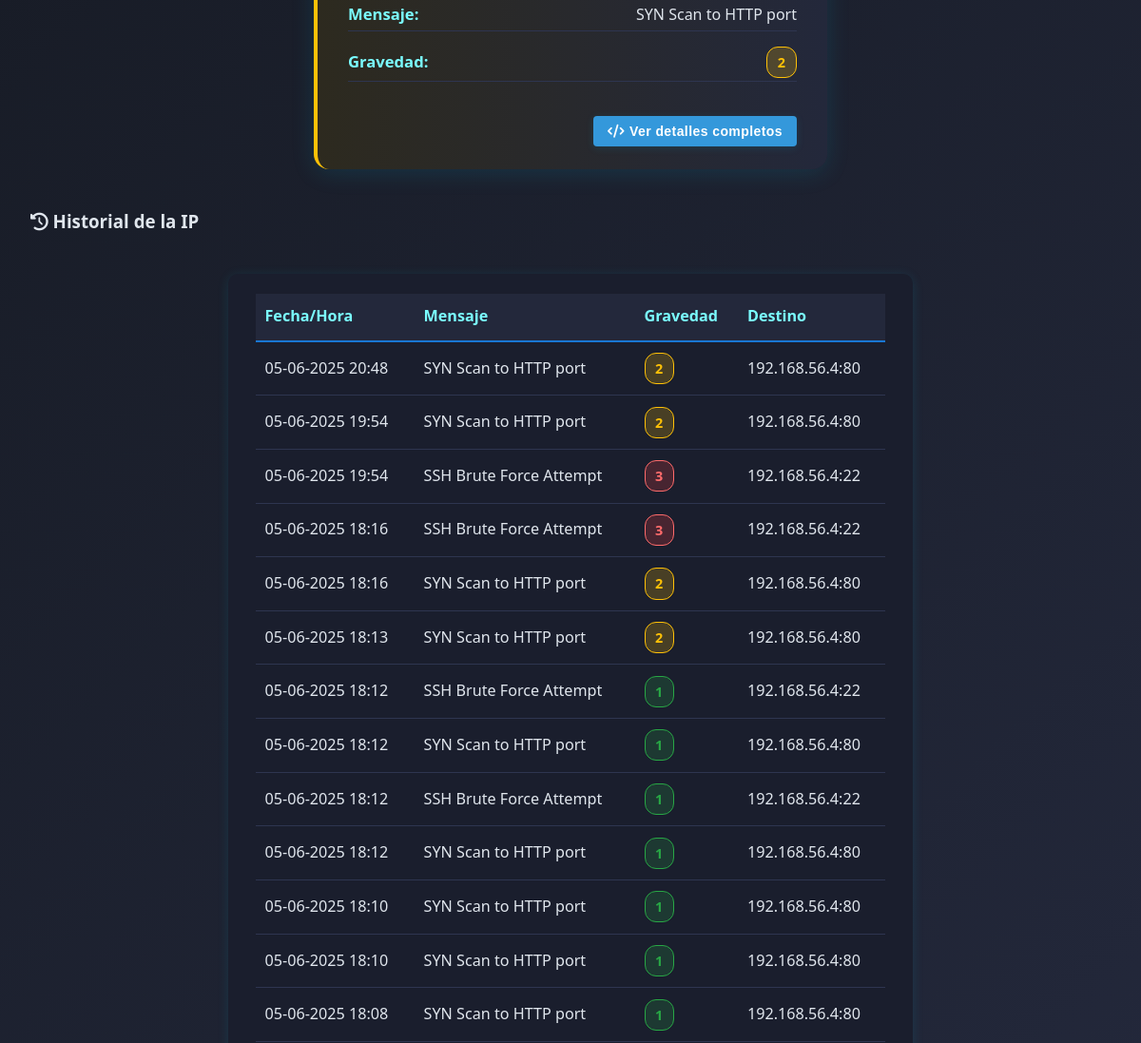
Before: /web-interface/alert-details.php?id=14 (middle part) with the older database file.
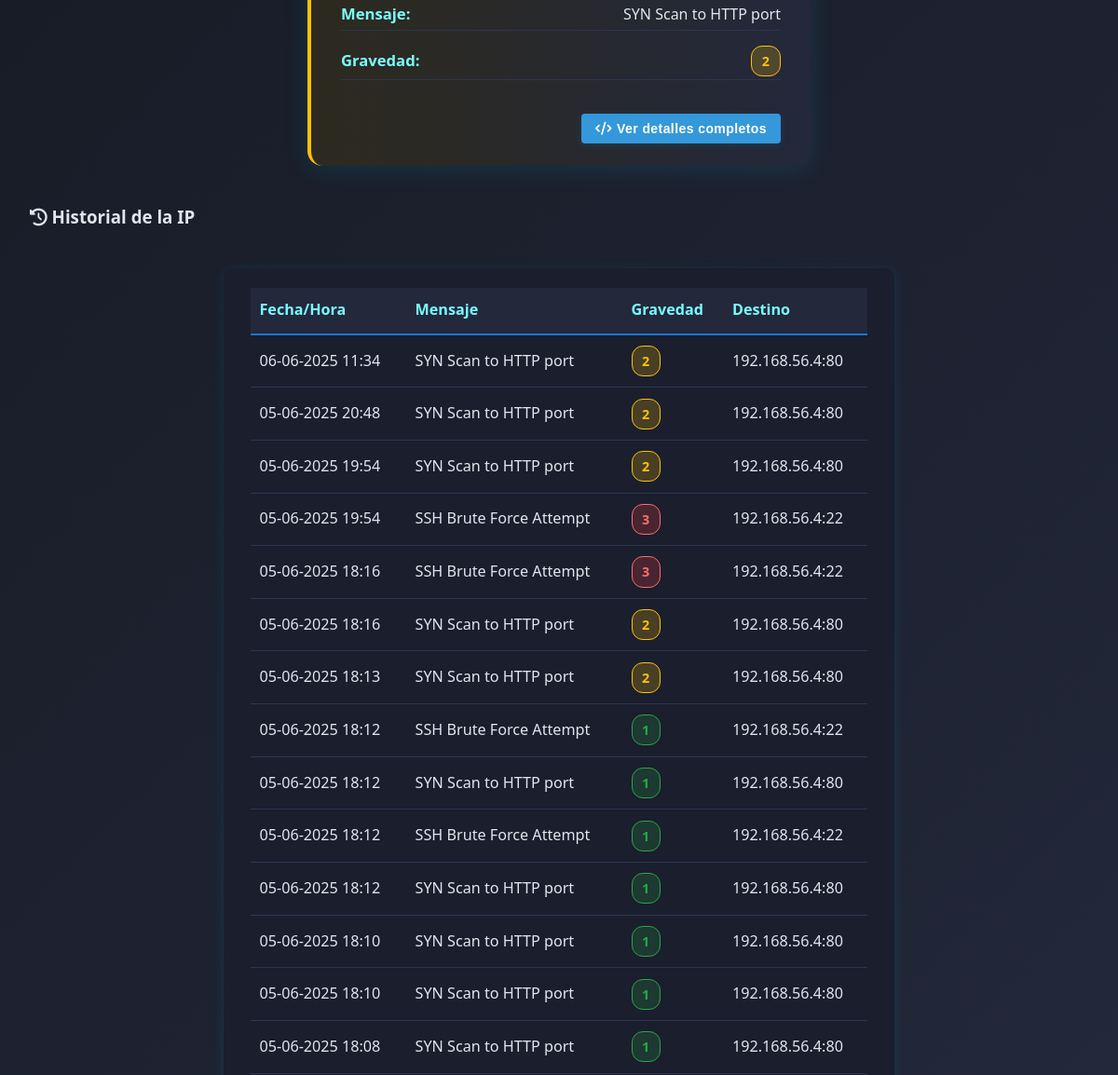
After: the same page with the newer database file.
### tables this page shows
CREATE TABLE alerts (
        id INTEGER PRIMARY KEY AUTOINCREMENT,
        timestamp TEXT,
        source_ip TEXT,
        source_port TEXT,
        destination_ip TEXT,
        dest_port TEXT,
        alert_message TEXT,
        severity INTEGER,
        protocol TEXT,
        action_taken TEXT,
        raw_data TEXT
    );

### web-interface/alert-details.php (the view, shortened to what this page needs)
<?php
$id = intval($_GET['id']);
$db = new SQLite3('/var/www/html/database/alerts.db');
$stmt = $db->prepare('SELECT * FROM alerts WHERE id = :id');
$stmt->bindValue(':id', $id, SQLITE3_INTEGER);
$result = $stmt->execute();
$alert = $result->fetchArray(SQLITE3_ASSOC);
$source_ip = $alert['source_ip'];
$history = [];
if ($source_ip) {
    $hist_stmt = $db->prepare('SELECT * FROM alerts WHERE source_ip = :source_ip ORDER BY timestamp DESC LIMIT 20');
    $hist_stmt->bindValue(':source_ip', $source_ip, SQLITE3_TEXT);
    $hist_result = $hist_stmt->execute();
    while ($row = $hist_result->fetchArray(SQLITE3_ASSOC)) {
        $history[] = $row;
    }
}
?>
<!DOCTYPE html>
<html lang="es">
<head>
    <link rel="stylesheet" href="css/style.css">
    <link rel="stylesheet" href="https://cdnjs.cloudflare.com/ajax/libs/font-awesome/6.4.0/css/all.min.css">
</head>
<body>
    <div class="container">
        <main>
            <section class="alert-card severity-<?= (int)$alert['severity'] ?>">
                <div class="alert-card-body">
                    <div class="alert-detail-row"><span class="alert-detail-label">Mensaje:</span><span><?= htmlspecialchars($alert['alert_message']) ?></span></div>
                    <div class="alert-detail-row"><span class="alert-detail-label">Gravedad:</span><span class="gravedad-badge gravedad-<?= (int)$alert['severity'] ?>"><?= htmlspecialchars($alert['severity']) ?></span></div>
                    <div class="alert-actions">
                        <button id="showJsonBtn" class="action-btn primary">
                            <i class="fas fa-code"></i> Ver detalles completos
                        </button>
                    </div>
                </div>
            </section>
            <h3><i class="fas fa-history"></i> Historial de la IP</h3>
            <section class="alert-history-box">
                <table class="alert-history-table">
                    <thead>
                        <tr>
                            <th>Fecha/Hora</th>
                            <th>Mensaje</th>
                            <th>Gravedad</th>
                            <th>Destino</th>
                        </tr>
                    </thead>
                    <tbody>
                    <?php foreach ($history as $h): ?>
                        <tr>
                            <td><?php
    $date = new DateTime($h['timestamp'], new DateTimeZone('UTC'));
    $date->setTimezone(new DateTimeZone('Europe/Madrid'));
    echo $date->format('d-m-Y H:i');
?></td>
                            <td><?= htmlspecialchars($h['alert_message']) ?></td>
                            <td><span class="gravedad-badge gravedad-<?= (int)$h['severity'] ?>"><?= htmlspecialchars($h['severity']) ?></span></td>
                            <td><?= htmlspecialchars($h['destination_ip']) ?><?= !empty($h['dest_port']) ? ':' . htmlspecialchars($h['dest_port']) : '' ?></td>
                        </tr>
                    <?php endforeach; ?>
                    </tbody>
                </table>
            </section>
        </main>
    </div>
</body>
</html>

Changed rows visible on the page:
added alerts: timestamp "06-06-2025 11:34", alert_message "SYN Scan to HTTP port", severity "2", destination_ip "192.168.56.4", dest_port "80"
